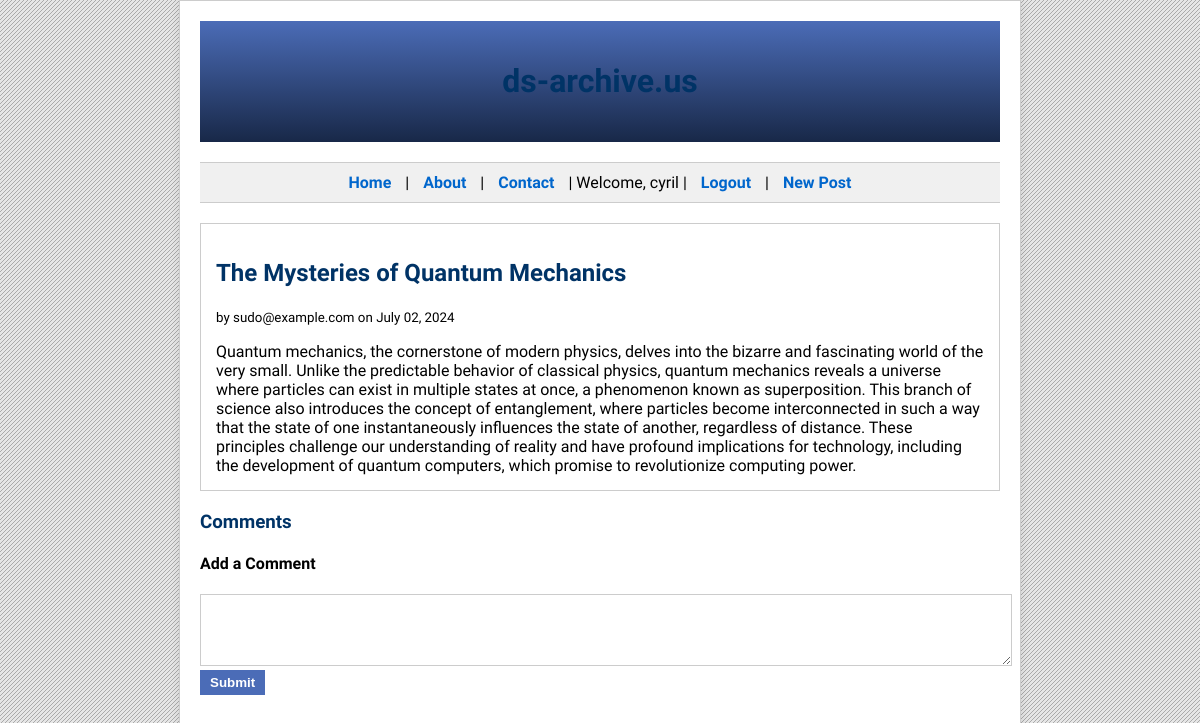
/api/posts/1 (signed in), run on an earlier commit of the app's database.
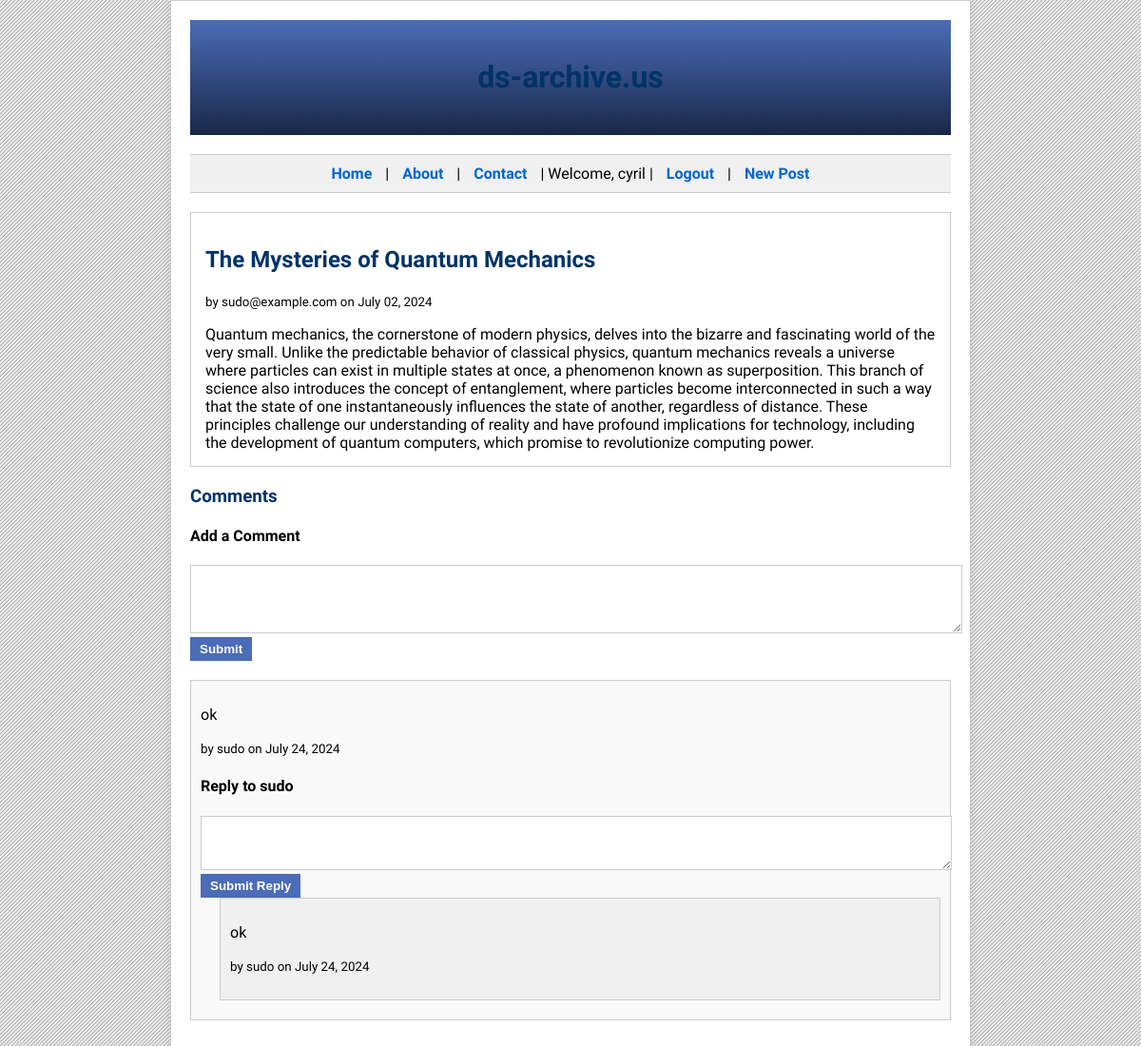
And on a later commit of the database.
### app/db.py (models this page shows)
class Comment(Base):
    __tablename__ = 'comments'
    id = Column(Integer, primary_key=True)
    content = Column(String(255), nullable=False)
    author = Column(String(50), nullable=False)
    created_at = Column(DateTime, default=datetime.utcnow)
    post_id = Column(Integer, ForeignKey('blog_posts.id'))
    parent_comment_id = Column(Integer, ForeignKey('comments.id'))
    replies = relationship('Comment',
                           cascade='all, delete-orphan',
                           backref=backref('parent', remote_side=[id], uselist=False),
                           remote_side=[parent_comment_id],
                           lazy=True)
    post = relationship('BlogPost', back_populates='comments')

### app/routes.py (the view)
@api.route("/posts/<int:post_id>", methods=['GET'])
def get_post(post_id):
    if request.method=='GET':
        current_user = session.get('user_email')
        post = db.get_post(post_id)
        return render_template('post.html', post=post, user=current_user)

### app/db.py (called while the page is built)
    def get_post(self, post_id):
        return self.session.query(BlogPost).filter_by(id=post_id).one_or_none()

### app/templates/post.html (shortened to what this page needs)
<!DOCTYPE html>
<html lang="en">
<head>
</head>
<body>
    <div class="container">
        <header>
            <h1>ds-archive.us</h1>
        </header>
        <nav>
            <a href="#">Home</a> |
            <a href="#">About</a> |
            <a href="#">Contact</a> |
            {% if user %}
                <span>Welcome, {{ user.split('@')[0] }}</span> |
                <a href="{{ url_for('api.logout') }}">Logout</a> |
                <a href="{{ url_for('api.create_blog_post') }}">New Post</a>
            {% else %}
                <a href="{{ url_for('api.login') }}">Login</a> |
                <a href="{{ url_for('api.register') }}">Register</a>
            {% endif %}
        </nav>
        <div class="post-content">
            <h2>{{ post.title }}</h2>
            <p><small>by {{ post.author }} on {{ post.created_at.strftime('%B %d, %Y') }}</small></p>
            <div>
                {{ post.content }}
            </div>
        </div>
        <h3>Comments</h3>
        {% if user %}
            <div style="margin-bottom: 20px;">
                <h4>Add a Comment</h4>
                <form action="{{ url_for('api.add_comment', post_id=post.id) }}" method="POST">
                    <textarea name="content" rows="4" required></textarea>
                    <button type="submit" class="button">Submit</button>
                </form>
            </div>
        {% else %}
            <p>You must <a href="{{ url_for('api.login') }}">login</a> to add a comment.</p>
        {% endif %}
        {% for comment in post.comments if not comment.parent_comment_id %}
            <div class="comment">
                <p>{{ comment.content }}</p>
                <p><small>by {{ comment.author.split('@')[0] }} on {{ comment.created_at.strftime('%B %d, %Y') }}</small></p>
                {% if user %}
                    <div style="margin-top: 10px;">
                        <h4>Reply to {{ comment.author.split('@')[0] }}</h4>
                        <form action="{{ url_for('api.add_comment', post_id=post.id) }}" method="POST">
                            <textarea name="content" rows="3" required></textarea>
                            <button type="submit" class="button">Submit Reply</button>
                        </form>
                    </div>
                {% endif %}
                {% if comment.replies %}
                    {% for reply in comment.replies %}
                        <div class="reply">
                            <p>{{ reply.content }}</p>
                            <p><small>by {{ reply.author.split('@')[0] }} on {{ reply.created_at.strftime('%B %d, %Y') }}</small></p>
                        </div>
                    {% endfor %}
                {% else %}
                    <p><small>No replies yet.</small></p>
                {% endif %}
            </div>
        {% endfor %}
    </div>
</body>
</html>

What changed in the data, as far as the page shows it:
added Comment: content "ok", author "sudo", created_at "July 24, 2024", shown under "Add a Comment"
added Comment: content "ok", author "sudo", created_at "July 24, 2024"
